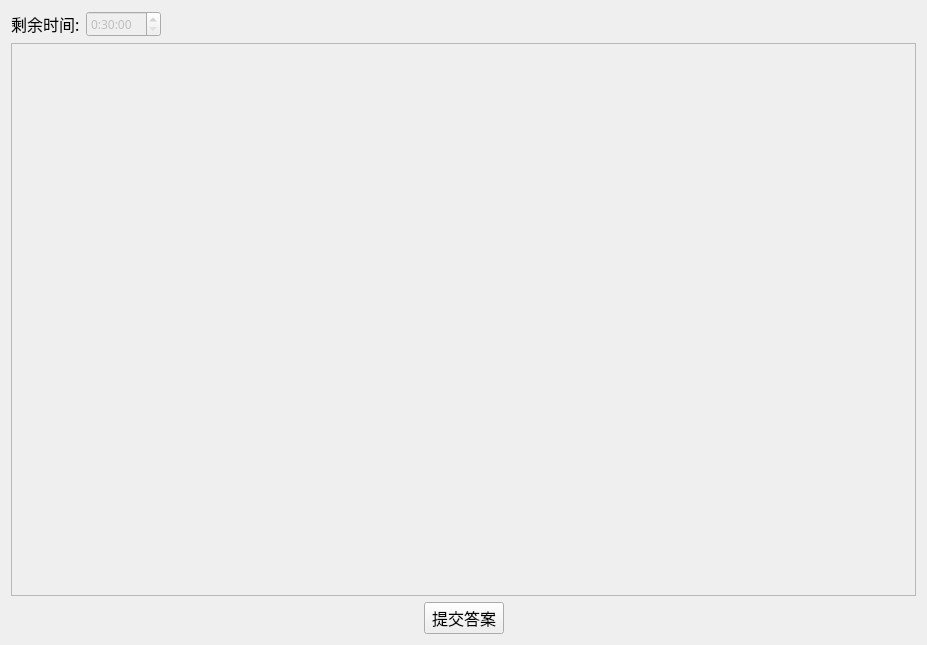
<?xml version="1.0" encoding="UTF-8"?>
<ui version="4.0">
 <class>widget_answer</class>
 <widget class="QWidget" name="widget_answer">
  <property name="geometry">
   <rect>
    <x>0</x>
    <y>0</y>
    <width>927</width>
    <height>645</height>
   </rect>
  </property>
  <property name="windowTitle">
   <string>答题窗口</string>
  </property>
  <property name="windowIcon">
   <iconset resource="resource.qrc">
    <normaloff>:/ui/white</normaloff>:/ui/white</iconset>
  </property>
  <layout class="QGridLayout" name="gridLayout">
   <item row="0" column="0">
    <layout class="QVBoxLayout" name="verticalLayout">
     <item>
      <layout class="QHBoxLayout" name="horizontalLayout_6">
       <item>
        <widget class="QLabel" name="label_time">
         <property name="font">
          <font>
           <family>微软雅黑</family>
           <pointsize>12</pointsize>
          </font>
         </property>
         <property name="text">
          <string>剩余时间:</string>
         </property>
        </widget>
       </item>
       <item>
        <widget class="QTimeEdit" name="timeEdit">
         <property name="enabled">
          <bool>false</bool>
         </property>
         <property name="font">
          <font>
           <family>微软雅黑</family>
          </font>
         </property>
         <property name="showGroupSeparator" stdset="0">
          <bool>false</bool>
         </property>
         <property name="currentSection">
          <enum>QDateTimeEdit::HourSection</enum>
         </property>
         <property name="displayFormat">
          <string>H:mm:ss</string>
         </property>
         <property name="calendarPopup">
          <bool>false</bool>
         </property>
         <property name="time">
          <time>
           <hour>0</hour>
           <minute>30</minute>
           <second>0</second>
          </time>
         </property>
        </widget>
       </item>
       <item>
        <spacer name="horizontalSpacer_7">
         <property name="orientation">
          <enum>Qt::Horizontal</enum>
         </property>
         <property name="sizeHint" stdset="0">
          <size>
           <width>40</width>
           <height>20</height>
          </size>
         </property>
        </spacer>
       </item>
      </layout>
     </item>
     <item>
      <layout class="QHBoxLayout" name="horizontalLayout_2">
       <item>
        <widget class="QScrollArea" name="scrollArea">
         <property name="enabled">
          <bool>true</bool>
         </property>
         <property name="widgetResizable">
          <bool>true</bool>
         </property>
         <widget class="QWidget" name="scrollAreaWidgetContents">
          <property name="geometry">
           <rect>
            <x>0</x>
            <y>0</y>
            <width>903</width>
            <height>553</height>
           </rect>
          </property>
         </widget>
        </widget>
       </item>
      </layout>
     </item>
     <item>
      <layout class="QHBoxLayout" name="horizontalLayout">
       <item>
        <spacer name="horizontalSpacer">
         <property name="orientation">
          <enum>Qt::Horizontal</enum>
         </property>
         <property name="sizeHint" stdset="0">
          <size>
           <width>40</width>
           <height>20</height>
          </size>
         </property>
        </spacer>
       </item>
       <item>
        <widget class="QPushButton" name="pushButton_ok">
         <property name="font">
          <font>
           <family>微软雅黑</family>
           <pointsize>12</pointsize>
          </font>
         </property>
         <property name="text">
          <string>提交答案</string>
         </property>
        </widget>
       </item>
       <item>
        <spacer name="horizontalSpacer_2">
         <property name="orientation">
          <enum>Qt::Horizontal</enum>
         </property>
         <property name="sizeHint" stdset="0">
          <size>
           <width>40</width>
           <height>20</height>
          </size>
         </property>
        </spacer>
       </item>
      </layout>
     </item>
    </layout>
   </item>
  </layout>
 </widget>
 <resources>
  <include location="resource.qrc"/>
 </resources>
 <connections/>
</ui>
